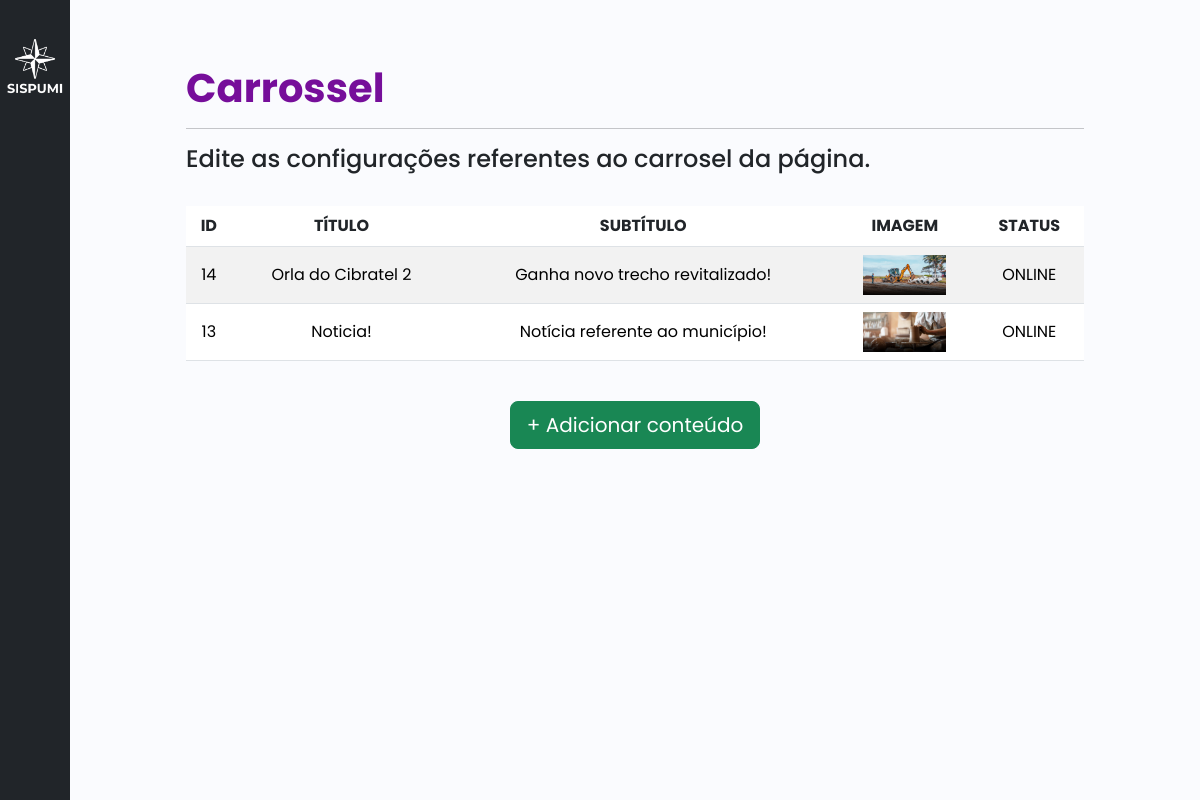
The app's page /painel1.php with its own data.
### tables this page shows
CREATE TABLE IF NOT EXISTS `carrossel` (
  `id_carrossel` int(11) NOT NULL AUTO_INCREMENT,
  `titulo_carrossel` varchar(60) DEFAULT NULL,
  `subtitulo_carrossel` varchar(100) DEFAULT NULL,
  `imagem_carrossel` text NOT NULL,
  `link_carrossel` text NOT NULL,
  `status_carrossel` int(11) NOT NULL,
  `id_adm` int(11) DEFAULT NULL,
  PRIMARY KEY (`id_carrossel`),
  KEY `id_adm` (`id_adm`)
);

### painel1.php (the view, shortened to what this page needs)
<?php
    include('conexao.php');
    $sql1 = 'SELECT * FROM carrossel ORDER BY id_carrossel DESC';
?>
<!DOCTYPE html>
<html>
<head>
	<link rel="stylesheet" type="text/css" href="./css/bootstrap.min.css">
    <link rel="stylesheet" href="./css/painel00.css">
    <link rel="stylesheet" href="./css/style.css">
    <link href="https://cdn.lineicons.com/4.0/lineicons.css" rel="stylesheet" />
    <link href="https://cdn.jsdelivr.net/npm/bootstrap@5.3.0-alpha3/dist/css/bootstrap.min.css" rel="stylesheet">
</head>
<body>
	<div class="wrapper">
        <aside id="sidebar" class="bg-dark">
            <div class="d-flex">
                <button class="toggle-btn" type="button">
                </button>
            </div>
            <div class="d-flex">
                <img src="./img/logo1.png" class="img-fluid" alt="..." style="padding: 10%;">
            </div>
            <ul class="sidebar-nav">
                <li class="sidebar-item">
                    <a href="./painel1.php" class="sidebar-link">
                    </a>
                </li>
                <li class="sidebar-item">
                    <a href="./painel2.php" class="sidebar-link">
                    </a>
                </li>
                <li class="sidebar-item">
                    <a href="./painel3.php" class="sidebar-link">
                    </a>
                </li>
            </ul>
            <div class="sidebar-footer">
                <a href="login.php" class="sidebar-link">
                </a>
            </div>
        </aside>
        <div class="col-sm-1" style="background-color: #fafbfe;"></div>
        <div class="main p-3">
            <br>
            <br>
            <h1 style="color: #760E9A;"><strong>Carrossel</strong></h1>
            <hr>
            <h4>Edite as configurações referentes ao carrosel da página.</h4>
            <br>
            <div class="text-center">
                <div class="row">
                    <div class="table-responsive">
                        <table class="table table-striped">
                            <thead>
                                <tr>
                                    <th scope="col">ID</th>
                                    <th scope="col">TÍTULO</th>
                                    <th scope="col">SUBTÍTULO</th>
                                    <th scope="col">IMAGEM</th>
                                    <th scope="col">STATUS</th>
                                </tr>
                            </thead>
                            <tbody>
                                    <?php
                                        $executa = $con ->query($sql1);
                                        while($slide = $executa -> fetch_array()){
                                            $subtitulo_carrossel = strlen($slide['subtitulo_carrossel']) > 40 ? substr($slide['subtitulo_carrossel'], 0, 40) . "..." : $slide['subtitulo_carrossel'];
                                            if($slide['status_carrossel'] == 1){
                                                $status = "ONLINE";
                                            }else{
                                                $status = "DESATIVADO";
                                            }
                                            echo '
                                            <tr>
                                                <td class="align-middle" scope="row"><a href="painel-carrossel.php?id_slide='.$slide['id_carrossel'].'">'.$slide['id_carrossel'].'</a></td>
                                                <td class="align-middle"><a href="painel-carrossel.php?id_slide='.$slide['id_carrossel'].'">'.$slide['titulo_carrossel'].'</a></td>
                                                <td class="align-middle"><a href="painel-carrossel.php?id_slide='.$slide['id_carrossel'].'">'.$subtitulo_carrossel.'</a></td>
                                                <td class="align-middle"><a href="painel-carrossel.php?id_slide='.$slide['id_carrossel'].'"><img src="'.$slide['imagem_carrossel'].'" alt="link-img" style="height: 5vh;" ></a></td>
                                                <td class="align-middle "><a href="painel-carrossel.php?id_slide='.$slide['id_carrossel'].'">'.$status.'</a></td>
                                            </tr>';
                                        }
                                    ?>
                            </tbody>
                        </table>
                    </div>
                </div>
                <br>
                <a class="btn btn-success btn-lg" href="painel-carrossel.php?id_slide=0" role="button">+ Adicionar conteúdo</a>
            </div>
        </div>
        <div class="col-sm-1" style="background-color: #fafbfe;"></div>
</body>
</html>

### css/painel00.css (style rules this page uses)
li { min-width: fit-content; }

### css/style.css (style rules this page uses)
a { text-decoration: none; color: default; }
li { list-style: none; }
h1 { font-weight: 600; font-size: 1.5rem; }
body { font-family: 'Poppins'; }
.wrapper { display: flex; }
.main { min-height: 100vh; width: 100%; overflow: hidden; transition: all 0.35s ease-in-out; background-color: #fafbfe; }
#sidebar { width: 70px; min-width: 70px; z-index: 1000; transition: all .25s ease-in-out; display: flex; flex-direction: column; }
.toggle-btn { background-color: transparent; cursor: pointer; border: 0; padding: 1rem 1.5rem; }
.sidebar-nav { padding: 2rem 0; flex: 1 1 auto; }
a.sidebar-link { padding: .625rem 1.625rem; color: #FFF; display: block; font-size: 1.4rem; white-space: nowrap; border-left: 3px solid transparent; }
.sidebar-item { position: relative; }

### painel1.php (style rules this page uses)
body { font-family: poppins; }
a { text-decoration: none; color: black; }

### records on screen
carrossel: id_carrossel "14", titulo_carrossel "Orla do Cibratel 2", subtitulo_carrossel "Ganha novo trecho revitalizado!", imagem_carrossel (picture), status_carrossel "ONLINE"
carrossel: id_carrossel "13", titulo_carrossel "Noticia!", subtitulo_carrossel "Notícia referente ao município!", imagem_carrossel (picture), status_carrossel "ONLINE"
